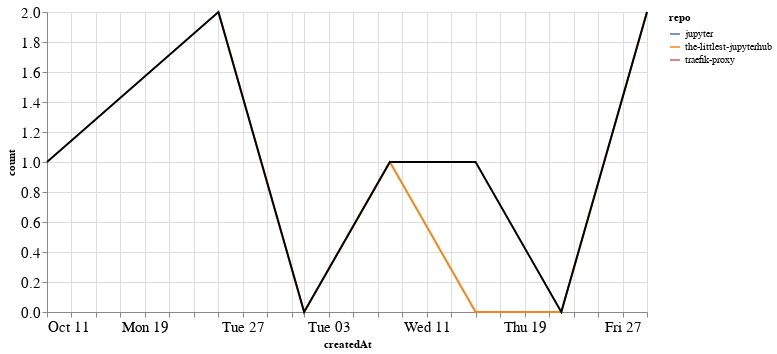

Write notebook code for a chart like this one.
### Markdown cell above
### PRs

### Code cell
prs_time = prs.groupby('repo').resample('W', on='createdAt').count()['author'].reset_index()
prs_time = prs_time.rename(columns={'author': 'count'})
prs_time_total = prs_time.groupby('createdAt').agg({"count": "sum"}).reset_index()

ch1 = alt.Chart(prs_time, width=600).mark_line().encode(
    x='createdAt',
    y='count',
    color='repo',
    tooltip="repo"
)

ch2 = alt.Chart(prs_time_total, width=600).mark_line(color="black").encode(
    x='createdAt',
    y='count',
)

ch1 + ch2

### Figure 1 — Vega-Lite specification as saved in the notebook (floating-point values rounded to 4 significant figures)
{"config": {"axisLeft": {"labelFontSize": 15}, "axisBottom": {"labelFontSize": 15}}, "layer": [{"data": {"name": "data-e1e277e3a9bd13b6afc542b9c0bc268b"}, "mark": "line", "encoding": {"color": {"type": "nominal", "field": "repo"}, "tooltip": {"type": "nominal", "field": "repo"}, "x": {"type": "temporal", "field": "createdAt"}, "y": {"type": "quantitative", "field": "count"}}, "width": 600}, {"data": {"name": "data-c5881ceafbdb690db34b0b595c1dfd1c"}, "mark": {"type": "line", "color": "black"}, "encoding": {"x": {"type": "temporal", "field": "createdAt"}, "y": {"type": "quantitative", "field": "count"}}, "width": 600}], "$schema": "https://vega.github.io/schema/vega-lite/v4.8.1.json", "datasets": {"data-e1e277e3a9bd13b6afc542b9c0bc268b": [{"repo": "jupyter", "createdAt": "2020-10-11T00:00:00", "count": 1}, {"repo": "the-littlest-jupyterhub", "createdAt": "2020-10-25T00:00:00", "count": 2}, {"repo": "the-littlest-jupyterhub", "createdAt": "2020-11-01T00:00:00", "count": 0}, {"repo": "the-littlest-jupyterhub", "createdAt": "2020-11-08T00:00:00", "count": 1}, {"repo": "the-littlest-jupyterhub", "createdAt": "2020-11-15T00:00:00", "count": 0}, {"repo": "the-littlest-jupyterhub", "createdAt": "2020-11-22T00:00:00", "count": 0}, {"repo": "the-littlest-jupyterhub", "createdAt": "2020-11-29T00:00:00", "count": 2}, {"repo": "traefik-proxy", "createdAt": "2020-11-15T00:00:00", "count": 1}], "data-c5881ceafbdb690db34b0b595c1dfd1c": [{"createdAt": "2020-10-11T00:00:00", "count": 1}, {"createdAt": "2020-10-25T00:00:00", "count": 2}, {"createdAt": "2020-11-01T00:00:00", "count": 0}, {"createdAt": "2020-11-08T00:00:00", "count": 1}, {"createdAt": "2020-11-15T00:00:00", "count": 1}, {"createdAt": "2020-11-22T00:00:00", "count": 0}, {"createdAt": "2020-11-29T00:00:00", "count": 2}]}}
